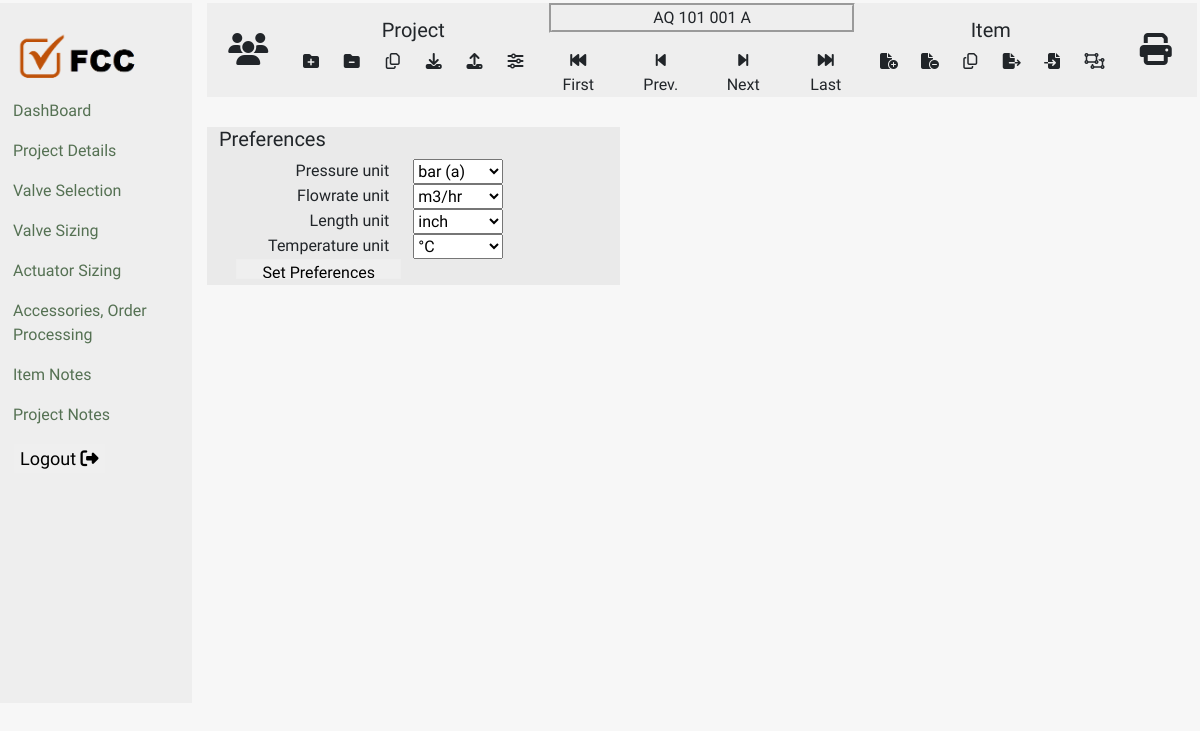
Screenshot of /preferences with the database file from the repository.
### main.py (models this page shows)
class itemMaster(db.Model):
    __tablename__ = "itemMaster"
    id = Column(Integer, primary_key=True)
    alt = Column(String(300))
    tag_no = Column(String(300))
    unit_price = Column(String(300))
    qty = Column(String(300))
    cases = relationship("itemCases", back_populates="item")
    valveDetails = relationship("valveDetails", back_populates="item")
    projectID = Column(Integer, ForeignKey("projectMaster.id"))
    project = relationship("projectMaster", back_populates="item")
    serialID = Column(Integer, ForeignKey("valveSeries.id"))
    serial = relationship("valveSeries", back_populates="item")
    sizeID = Column(Integer, ForeignKey("valveSize.id"))
    size = relationship("valveSize", back_populates="item")
    modelID = Column(Integer, ForeignKey("modelMaster.id"))
    model = relationship("modelMaster", back_populates="item")
    typeID = Column(Integer, ForeignKey("valveStyle.id"))
    type = relationship("valveStyle", back_populates="item")
    ratingID = Column(Integer, ForeignKey("rating.id"))
    rating = relationship("rating", back_populates="item")
    materialID = Column(Integer, ForeignKey("materialMaster.id"))
    material = relationship("materialMaster", back_populates="item")

### main.py (the view, shortened to what this page needs)
@app.route('/preferences', methods=['GET', 'POST'])
def preferences():
    length_unit_list = [{'id': 'inch', 'name': 'inch'}, {'id': 'm', 'name': 'm'}, {'id': 'mm', 'name': 'mm'},
                        {'id': 'cm', 'name': 'cm'}]
    flowrate_unit_list = [{'id': 'm3/hr', 'name': 'm3/hr'}, {'id': 'scfh', 'name': 'scfh'},
                          {'id': 'gpm', 'name': 'gpm'},
                          {'id': 'lb/hr', 'name': 'lb/hr'}, {'id': 'kg/hr', 'name': 'kg/hr'}]
    pressure_unit_list = [{'id': 'bar', 'name': 'bar (a)'}, {'id': 'bar', 'name': 'bar (g)'},
                          {'id': 'kpa', 'name': 'kPa (a)'}, {'id': 'kpa', 'name': 'kPa (g)'},
                          {'id': 'mpa', 'name': 'MPa (a)'}, {'id': 'mpa', 'name': 'MPa (g)'},
                          {'id': 'pa', 'name': 'Pa (a)'}, {'id': 'pa', 'name': 'Pa (g)'},
                          {'id': 'inh20', 'name': 'in H2O (a)'}, {'id': 'inh20', 'name': 'in H2O (g)'},
                          {'id': 'inhg', 'name': 'in Hg (a)'}, {'id': 'inhg', 'name': 'in Hg (g)'},
                          {'id': 'kg/cm2', 'name': 'kg/cm2 (a)'}, {'id': 'kg/cm2', 'name': 'kg/cm2 (g)'},
                          {'id': 'mmh20', 'name': 'm H2O (a)'}, {'id': 'mmh20', 'name': 'm H2O (g)'},
                          {'id': 'mbar', 'name': 'mbar (a)'}, {'id': 'mbar', 'name': 'mbar (g)'},
                          {'id': 'mmhg', 'name': 'mm Hg (a)'}, {'id': 'mmhg', 'name': 'mm Hg (g)'},
                          {'id': 'psia', 'name': 'psi (g)'}, {'id': 'psia', 'name': 'psi (a)'}]
    temp_unit_list = [{'id': 'C', 'name': '°C'}, {'id': 'F', 'name': '°F'}, {'id': 'K', 'name': 'K'},
                      {'id': 'R', 'name': 'R'}]
    units_pref = [length_unit_list, flowrate_unit_list, pressure_unit_list, temp_unit_list]
    with app.app_context():
        item_1 = db.session.query(itemMaster).filter_by(id=selected_item.id).first()
        return render_template('preferences.html', title='Preferences', length_unit=units_pref, item_d=item_1)

### templates/preferences.html (shortened to what this page needs)
<!DOCTYPE html>
<html lang="en" dir="ltr">
  <head>
    <link href="https://cdn.jsdelivr.net/npm/bootstrap@5.2.2/dist/css/bootstrap.min.css" rel="stylesheet">
    <link rel="stylesheet" href="static/styles.css">
  </head>
  <body>
    <div class="row" style="margin-top:3px;">
      <div class="col-2 nav-items" style="height:700px;">
        <img src="static/images/Logo.png" alt="" style="width: 80%; text-align: left;margin-bottom: 10px;">
        <p><a href="{{url_for('home')}}"> DashBoard</a></p>
        <p><a href="{{url_for('projectDetails')}}">Project Details</a></p>
        <p><a href="{{url_for('valveSelection')}}">Valve Selection</a></p>
        <p><a href="{{url_for('valveSizing')}}">Valve Sizing</a></p>
        <p><a href="{{url_for('actuatorSizing')}}">Actuator Sizing</a></p>
        <p><a href="{{url_for('accessories')}}">Accessories, Order Processing</a></p>
        <p><a href="{{url_for('itemNotes')}}">Item Notes</a></p>
        <p><a href="{{url_for('projectNotes')}}">Project Notes</a></p>
        <button style="font-size:18px;border:1px groove;">Logout <i class="fa fa-sign-out"></i></button>
      </div>
      <div class="col-10">
        <div class="row head">
          <div class="col-1">
            <div class="row" style="margin-top:30px;">
              <div class="col-12">
                <i class="fa-solid fa-users fa-2x" data-toggle="tooltip" title="User"></i>
              </div>
            </div>
          </div>
          <div class="col-3">
            <div class="row" style="margin-top:15px;border-left: 1px groove;border-right:  1px groove;">
              <h5 style="text-align: center;">Project</h5>
              <div class="col-2">
                <i class="fa-solid fa-folder-plus fa-1x" data-toggle="tooltip" title="Create Project"></i>
              </div>
              <div class="col-2">
                <i class="fa-solid fa-folder-minus fa-1x" data-toggle="tooltip" title="Delete Project"></i>
              </div>
              <div class="col-2">
                <i class="fa-regular fa-copy fa-1x" data-toggle="tooltip" title="Copy Project"></i>
              </div>
              <div class="col-2">
                <i class="fa-solid fa-download fa-1x" data-toggle="tooltip" title="Import Project"></i>
              </div>
              <div class="col-2">
                <i class="fa-solid fa-upload fa-1x" data-toggle="tooltip" title="Export Project"></i>
              </div>
              <div class="col-2">
                <i class="fa-solid fa-sliders fa-1x" data-toggle="tooltip" title="Preference"></i>
              </div>
            </div>
          </div>
          <div class="col-4">
            <div class="row">
              <div class="col-12" style="text-align: center;">
                <p style="border: groove; border-radius: 0px;">AQ {{item_d.tag_no}} 00{{item_d.id}} {{item_d.alt}}</p>
              </div>
              <div class="col-3">
                <i class="fa-solid fa-backward-fast fa-1x"></i><br>
                <label for="">First</label>
              </div>
              <div class="col-3">
                <i class="fa-solid fa-backward-step fa-1x"></i><br>
                <label for="">Prev.</label>
              </div>
              <div class="col-3">
                <i class="fa-solid fa-forward-step fa-1x"></i><br>
                <label for="">Next</label>
              </div>
              <div class="col-3">
                <i class="fa-solid fa-forward-fast fa-1x"></i><br>
                <label for="">Last</label>
              </div>
            </div>
          </div>
          <div class="col-3">
            <div class="row" style="margin-top:15px;border-left: 1px groove;border-right:  1px groove;">
              <h5 style="text-align: center;">Item</h5>
              <div class="col-2">
                <i class="fa-solid fa-file-circle-plus fa-1x" data-toggle="tooltip" title="Create Item"></i>
              </div>
              <div class="col-2">
                <i class="fa-solid fa-file-circle-minus fa-1x" data-toggle="tooltip" title="Delete Item"></i>
              </div>
              <div class="col-2">
                <i class="fa-regular fa-copy fa-1x" data-toggle="tooltip" title="Item Copy"></i>
              </div>
              <div class="col-2">
                <i class="fa-solid fa-file-export fa-1x" data-toggle="tooltip" title="Copy From"></i>
              </div>
              <div class="col-2">
                <i class="fa-solid fa-file-import fa-1x" data-toggle="tooltip" title="Copy To"></i>
              </div>
              <div class="col-2">
                <i class="fa-regular fa-object-ungroup fa-1x" data-toggle="tooltip" title="Alternate"></i>
              </div>
            </div>
          </div>
          <div class="col-1">
            <div class="row" style="margin-top:30px;">
              <div class="col-12">
                <i class="fa-solid fa-print fa-2x" data-toggle="tooltip" title="Print"></i>
              </div>
            </div>
          </div>
        </div>
        <form action="{{ url_for('preferences') }}" method="post">
          <div class="row tools " style="text-align: center; margin-left: 3px; margin-right: 3px;  margin-top: 30px; ">
            <div class="col-5 " style="background-color: #EAEAEA;">
              <div class=" row">
                <div class="col-12">
                  <h5 class="" style="text-align: left" ;>Preferences</h5>
                </div>
                <div class="row">
                  <div class="col-6" style='text-align: right;'>
                    <label for="pres">Pressure unit</label>
                  </div>
                  <div class="col-3">
                      <select name="pres" id="pres" style="width: 90px;height:25px;">
                      {% for i in length_unit[2] %}
                        <option value="{{i.id}}">{{i.name}}</option>
                      {% endfor %}
                    </select>
                  </div>
                </div>
                <div class="row">
                  <div class="col-6" style='text-align: right;'>
                    <label for="fr">Flowrate unit</label>
                  </div>
                  <div class="col-3">
                      <select name="fr" id="fr" style="width: 90px;height:25px;">
                      {% for i in length_unit[1] %}
                        <option value="{{i.id}}">{{i.name}}</option>
                      {% endfor %}
                    </select>
                  </div>
                </div>
                <div class="row">
                  <div class="col-6" style='text-align: right;'>
                    <label for="length">Length unit</label>
                  </div>
                  <div class="col-3">
                      <select name="length" id="length" style="width: 90px;height:25px;">
                      {% for i in length_unit[0] %}
                        <option value="{{i.id}}">{{i.name}}</option>
                      {% endfor %}
                    </select>
                  </div>
                </div>
                <div class="row">
                  <div class="col-6" style='text-align: right;'>
                    <label for="temp">Temperature unit</label>
                  </div>
                  <div class="col-3">
                      <select name="temp" id="temp" style="width: 90px;height:25px;">
                      {% for i in length_unit[3] %}
                        <option value="{{i.id}}">{{i.name}}</option>
                      {% endfor %}
                    </select>
                  </div>
                </div>
              </div>
              <div class="row">
                <div class="col-6" style='text-align: right;'>
                  <input type="submit" value="Set Preferences" style="width:165px">
                </div>
              </div>
            </div>
          </div>
        </form>
      </div>
    </div>
  </body>
</html>

### static/styles.css (style rules this page uses)
body { background-color: #F7F7F7; font-family: 'Amiri', serif; }
.nav-items { background: #EEEEEE; padding-left: 25px; padding-top: 27px; }
a:link { color: #557153; background-color: transparent; text-decoration: none; }
.head { background: #EEEEEE; text-align: center; margin-left: 3px; margin-right: 3px; }
input { border: 1px groove; outline-color: groove; border-radius: 0px; height: 20px; }

### rows the page displays
itemMaster: tag_no "101", id "1", alt "A"

### other values shown
form field pres "bar (a)"
form field fr "m3/hr"
form field length "inch"
form field temp "°C"
